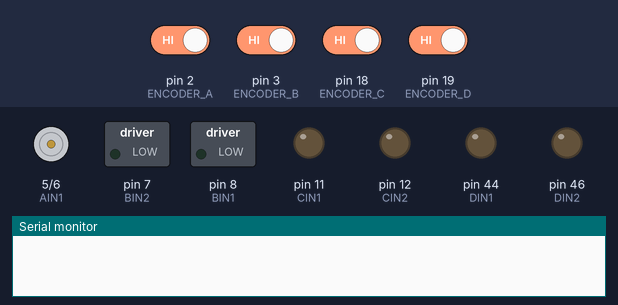
The sketch below on a simulated Arduino Mega 2560, built with avr-gcc and run on an emulated ATmega2560. Parts: motor-driver pin pairs drawn as motors (green arrow = first pin HIGH = forward, orange = second pin HIGH = backward, longer = more drive), switched loads named in the sketch (green lamp = pin HIGH), output pins drawn as LEDs (lit = HIGH), the last lines printed to the serial monitor. The test bench sets the inputs (shaded band); at power-on: pin 2 (ENCODER_A), pin 3 (ENCODER_B), pin 18 (ENCODER_C), pin 19 (ENCODER_D) HIGH.

Above: at 0.1 s.
At 1.4 s:
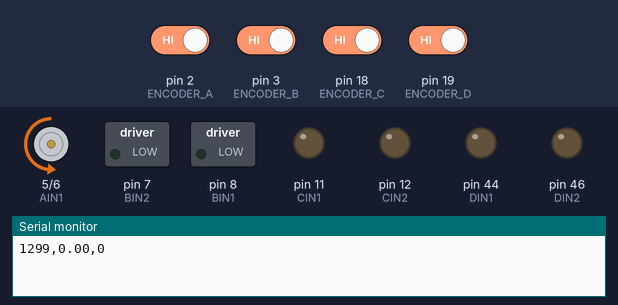
Timing chart, 0 to 40.0 s (numbered marks = the images above):
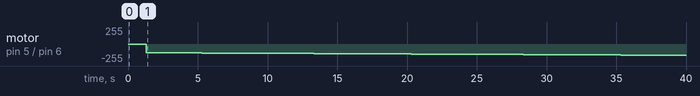

Measured:
- by itself, motor on pin 5 (AIN1) / pin 6 (AIN2): moves from stopped to backward 169/255 over 38.0 s

The sketch:

BDCMotorOpenLoopControl_MotorA.ino
```cpp
/*
Name:    BDCMotorOpenLoopControl_MotorA.ino 有刷直流电机开环电机A测速显示
原理：使用编码器测速
Created:  09/04/2019 8:39:28 PM
Author: igcxl
*/

#include <FlexiTimer2.h>        //定时中断


//******************PWM引脚和电机驱动引脚***************************//
const int AIN1 = 5;//A电机控制PWM波
const int AIN2 = 6;//A电机控制PWM波
const int BIN1 = 8;//B电机控制PWM波
const int BIN2 = 7;//B电机控制PWM波
const int CIN1 = 11;//C电机控制PWM波
const int CIN2 = 12;//C电机控制PWM波
const int DIN1 = 44;//D电机控制PWM波
const int DIN2 = 46;//D电机控制PWM波

//******************电机启动初始值  作者：igcxl**********************//
int motorDeadZone = 130;//高频时电机启动初始值高约为130，低频时电机启动初始值低约为30,和电池电压、电机特性、PWM频率等有关，需要自己测试

//******************编码器引脚***************************//
#define ENCODER_A 2//A路电机编码器引脚AA，外部中断，中断号0
#define ENCODER_B 3//B路电机编码器引脚BA，外部中断，中断号1
#define ENCODER_C 18//C路电机编码器引脚CA，外部中断，中断号5
#define ENCODER_D 19//D路电机编码器引脚DA，外部中断，中断号4
#define DIRECTION_A 51//A路电机编码器引脚AB
#define DIRECTION_B 53//B路电机编码器引脚BB
#define DIRECTION_C 52//C路电机编码器引脚CB
#define DIRECTION_D 50//D路电机编码器引脚DB

//**********************全局变量***********************//
volatile long Velocity_1, Velocity_2, Velocity_3 , Velocity_4 ;   //编码器数据
float Velocity_A, Velocity_B, Velocity_C, Velocity_D ;//各轮速度
int iConstrain;
/**************************************************************************
函数功能：赋值给PWM寄存器 ，重载函数，适用于4轮麦轮车
入口参数：PWM
**************************************************************************/
void Set_PWM(int motora, int motorb, int motorc,int motord) {
  if (motora > 0)        analogWrite(AIN2, motora+motorDeadZone), analogWrite(AIN1, 0); //赋值给PWM寄存器根据电机响应速度与机械误差微调,
  else if(motora == 0)   analogWrite(AIN2, 0), analogWrite(AIN1,0);
  else if (motora < 0)   analogWrite(AIN1, -motora+motorDeadZone), analogWrite(AIN2, 0);//高频时电机启动初始值高约为130，低频时电机启动初始值低约为30

  if (motorb > 0)        analogWrite(BIN2,motorb+motorDeadZone),analogWrite(BIN1, 0); //赋值给PWM寄存器根据电机响应速度与机械误差微调,
  else if(motorb == 0)   analogWrite(BIN2, 0),analogWrite(BIN1, 0);
  else if (motorb < 0)   analogWrite(BIN1,-motorb+motorDeadZone),analogWrite(BIN2, 0);//高频时电机启动初始值高约为130，低频时电机启动初始值低约为30

  if (motorc > 0)        analogWrite(CIN1,motorc+motorDeadZone),analogWrite(CIN2,0); //赋值给PWM寄存器根据电机响应速度与机械误差微调,
  else if(motorc == 0)   analogWrite(CIN2, 0), analogWrite(CIN1, 0);
  else if (motorc < 0)   analogWrite(CIN2, -motorc+motorDeadZone), analogWrite(CIN1, 0);//高频时电机启动初始值高约为130，低频时电机启动初始值低约为30

  if (motord > 0)        analogWrite(DIN1,motord+motorDeadZone),analogWrite(DIN2, 0); //赋值给PWM寄存器根据电机响应速度与机械误差微调,
  else if(motord == 0)   analogWrite(DIN1, 0), analogWrite(DIN2, 0);
  else if (motord < 0)   analogWrite(DIN2, -motord+motorDeadZone), analogWrite(DIN1, 0);//高频时电机启动初始值高约为130，低频时电机启动初始值低约为30
}
/**************************************************************************
函数功能：赋值给PWM寄存器 ，重载函数，适用于2或4定向轮车
入口参数：PWM
**************************************************************************/
void Set_PWM(int motorLeft, int motorRight){
  //motorLeft -->  motorb 和 motora
  //motorRight -->  motorc 和 motord

  if (motorLeft > 0)        analogWrite(AIN2, motorLeft+motorDeadZone), analogWrite(AIN1, 0); //赋值给PWM寄存器根据电机响应速度与机械误差微调,
  else if(motorLeft == 0)   analogWrite(AIN2, 0), analogWrite(AIN1, 0);
  else if (motorLeft < 0)   analogWrite(AIN1, -motorLeft+motorDeadZone), analogWrite(AIN2, 0);//高频时电机启动初始值高约为130，低频时电机启动初始值低约为30

  if (motorLeft > 0)        analogWrite(BIN2,motorLeft+motorDeadZone),analogWrite(BIN1, 0); //赋值给PWM寄存器根据电机响应速度与机械误差微调,
  else if(motorLeft == 0)   analogWrite(BIN2, 0),analogWrite(BIN1, 0);
  else if (motorLeft < 0)   analogWrite(BIN1,-motorLeft+motorDeadZone),analogWrite(BIN2, 0);//高频时电机启动初始值高约为130，低频时电机启动初始值低约为30

  if (motorRight > 0)        analogWrite(CIN1,motorRight+motorDeadZone),analogWrite(CIN2,0); //赋值给PWM寄存器根据电机响应速度与机械误差微调,
  else if(motorRight == 0)   analogWrite(CIN2, 0), analogWrite(CIN1, 0);
  else if (motorRight < 0)   analogWrite(CIN2, -motorRight+motorDeadZone), analogWrite(CIN1, 0);//高频时电机启动初始值高约为130，低频时电机启动初始值低约为30

  if (motorRight > 0)        analogWrite(DIN1,motorRight+motorDeadZone),analogWrite(DIN2, 0); //赋值给PWM寄存器根据电机响应速度与机械误差微调,
  else if(motorRight == 0)   analogWrite(DIN1, 0), analogWrite(DIN2, 0);
  else if (motorRight < 0)   analogWrite(DIN2, -motorRight+motorDeadZone), analogWrite(DIN1, 0);//高频时电机启动初始值高约为130，低频时电机启动初始值低约为30

}

/*****函数功能：外部中断读取编码器数据，具有二倍频功能 注意外部中断是跳变沿触发********/

void READ_ENCODER_A() {
  if (digitalRead(ENCODER_A) == LOW) {     //如果是下降沿触发的中断
    if (digitalRead(DIRECTION_A) == LOW)      Velocity_1--;  //根据另外一相电平判定方向
    else      Velocity_1++;
  }
  else {     //如果是上升沿触发的中断
    if (digitalRead(DIRECTION_A) == LOW)      Velocity_1++; //根据另外一相电平判定方向
    else     Velocity_1--;
  }
}

/*****函数功能：外部中断读取编码器数据，具有二倍频功能 注意外部中断是跳变沿触发********/
void READ_ENCODER_B() {
  if (digitalRead(ENCODER_B) == LOW) { //如果是下降沿触发的中断
    if (digitalRead(DIRECTION_B) == LOW)      Velocity_2++;//根据另外一相电平判定方向
    else      Velocity_2--;
  }
  else {   //如果是上升沿触发的中断
    if (digitalRead(DIRECTION_B) == LOW)      Velocity_2--; //根据另外一相电平判定方向
    else     Velocity_2++;
  }
}
/*****函数功能：外部中断读取编码器数据，具有二倍频功能 注意外部中断是跳变沿触发********/
void READ_ENCODER_C() {
  if (digitalRead(ENCODER_C) == LOW) { //如果是下降沿触发的中断
    if (digitalRead(DIRECTION_C) == LOW)      Velocity_3++;//根据另外一相电平判定方向
    else      Velocity_3--;
  }
  else {   //如果是上升沿触发的中断
    if (digitalRead(DIRECTION_C) == LOW)      Velocity_3--; //根据另外一相电平判定方向
    else     Velocity_3++;
  }
}
/*****函数功能：外部中断读取编码器数据，具有二倍频功能 注意外部中断是跳变沿触发********/
void READ_ENCODER_D() {
  if (digitalRead(ENCODER_D) == LOW) { //如果是下降沿触发的中断
    if (digitalRead(DIRECTION_D) == LOW)      Velocity_4++;//根据另外一相电平判定方向
    else      Velocity_4--;
  }
  else {   //如果是上升沿触发的中断
    if (digitalRead(DIRECTION_D) == LOW)      Velocity_4--; //根据另外一相电平判定方向
    else     Velocity_4++;
  }
}
/*********函数功能：10ms控制函数*******/
void control() {

  //static int print_Count;
  sei();//全局中断开启
  Velocity_A = -Velocity_1;    Velocity_1 = 0; //读取编码器数据并根据实际接线做调整、然后清零，这就是通过M法测速（单位时间内的脉冲数）得到速度。
  Velocity_B =  Velocity_2;    Velocity_2 = 0; //读取编码器数据并根据实际接线做调整、然后清零，这就是通过M法测速（单位时间内的脉冲数）得到速度。
  Velocity_C = -Velocity_3;    Velocity_3 = 0; //读取编码器数据并根据实际接线做调整、然后清零，这就是通过M法测速（单位时间内的脉冲数）得到速度。
  Velocity_D = -Velocity_4;    Velocity_4 = 0; //读取编码器数据并根据实际接线做调整、然后清零，这就是通过M法测速（单位时间内的脉冲数）得到速度。


}
void setup() {
  // put your setup code here, to run once:
  int fff = 1;
  TCCR1B =(TCCR1B & 0xF8) | fff;//调整计数器分频，频率调高至31.374KHZ
  TCCR3B =(TCCR3B & 0xF8) | fff;//调整计数器分频，频率调高至31.374KHZ
  TCCR4B =(TCCR4B & 0xF8) | fff;//调整计数器分频，频率调高至31.374KHZ
  TCCR5B =(TCCR5B & 0xF8) | fff;//调整计数器分频，频率调高至31.374KHZ
  pinMode(AIN1, OUTPUT);
  pinMode(BIN1, OUTPUT);
  pinMode(CIN1, OUTPUT);
  pinMode(DIN1, OUTPUT);
  pinMode(AIN2, OUTPUT);
  pinMode(BIN2, OUTPUT);
  pinMode(CIN2, OUTPUT);
  pinMode(DIN2, OUTPUT);
  pinMode(ENCODER_A, INPUT);
  pinMode(ENCODER_B, INPUT);
  pinMode(ENCODER_C, INPUT);
  pinMode(ENCODER_D, INPUT);
  pinMode(DIRECTION_A, INPUT);
  pinMode(DIRECTION_B, INPUT);
  pinMode(DIRECTION_C, INPUT);
  pinMode(DIRECTION_D, INPUT);
  Serial.begin(9600);
  delay(300);   //延时等待初始化完成
  FlexiTimer2::set(10, control); //10毫秒定时中断函数
  FlexiTimer2::start ();      //中断使能
  attachInterrupt(0, READ_ENCODER_A, CHANGE);           //开启外部中断 编码器接口A
  attachInterrupt(1, READ_ENCODER_B, CHANGE);           //开启外部中断 编码器接口B
  attachInterrupt(5, READ_ENCODER_C, CHANGE);           //开启外部中断 编码器接口C
  attachInterrupt(4, READ_ENCODER_D, CHANGE);           //开启外部中断 编码器接口D
}

void loop() {

//电机测速
for(int i = 0; i< 126; i++){
Set_PWM(i,0,0,0);
delay(1000);
Serial.print(millis());
Serial.print(",");
Serial.print(Velocity_A);//显示
Serial.print(",");
Serial.println(i);
}
}
```
